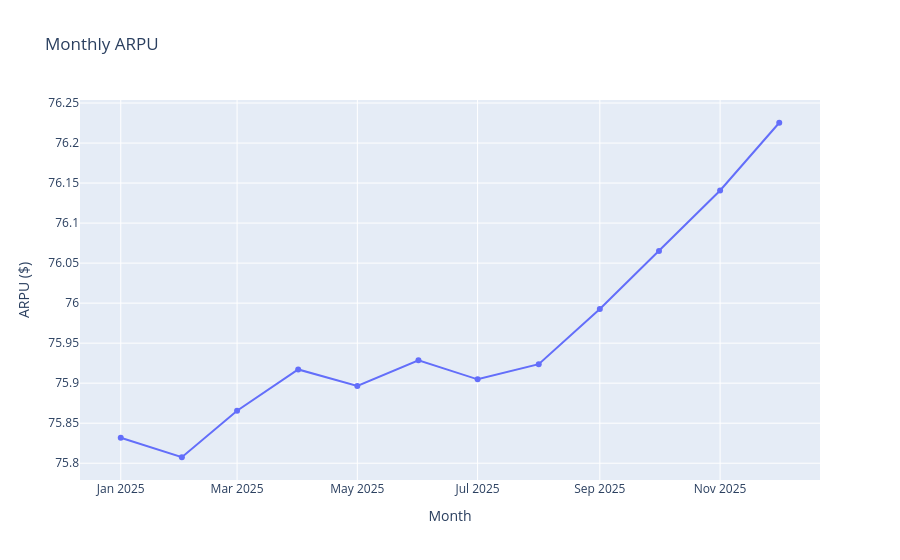

The cell this chart's notebook holds for it:
### Code cell
# Visualization
fig = px.line(
    monthly_revenue_arpu,
    x = "billing_month",
    y = "arpu",
    markers = True,
    title = "Monthly ARPU"
)

fig.update_layout(
    xaxis_title = "Month",
    yaxis_title = "ARPU ($)"
)

fig.show()

### Figure 1 — Plotly figure (JSON) as saved in the notebook; plotly's stock layout.template omitted (floating-point values rounded to 4 significant figures)
{"data": [{"hovertemplate": "billing_month=%{x}<br>arpu=%{y}<extra></extra>", "legendgroup": "", "line": {"color": "#636efa", "dash": "solid"}, "marker": {"symbol": "circle"}, "mode": "lines+markers", "name": "", "orientation": "v", "showlegend": false, "type": "scatter", "x": ["2025-01-01 00:00:00", "2025-02-01 00:00:00", "2025-03-01 00:00:00", "2025-04-01 00:00:00", "2025-05-01 00:00:00", "2025-06-01 00:00:00", "2025-07-01 00:00:00", "2025-08-01 00:00:00", "2025-09-01 00:00:00", "2025-10-01 00:00:00", "2025-11-01 00:00:00", "2025-12-01 00:00:00"], "xaxis": "x", "y": [75.83, 75.81, 75.87, 75.92, 75.9, 75.93, 75.9, 75.92, 75.99, 76.07, 76.14, 76.23], "yaxis": "y"}], "layout": {"legend": {"tracegroupgap": 0}, "title": {"text": "Monthly ARPU"}, "xaxis": {"anchor": "y", "domain": [0, 1], "title": {"text": "Month"}}, "yaxis": {"anchor": "x", "domain": [0, 1], "title": {"text": "ARPU ($)"}}}}
